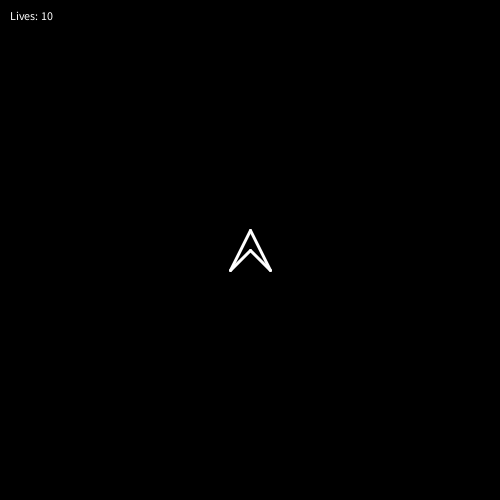
Frame 1 (no input)
Frame 60 (the mouse pressed at the canvas centre just before this capture): identical to frame 1, image omitted
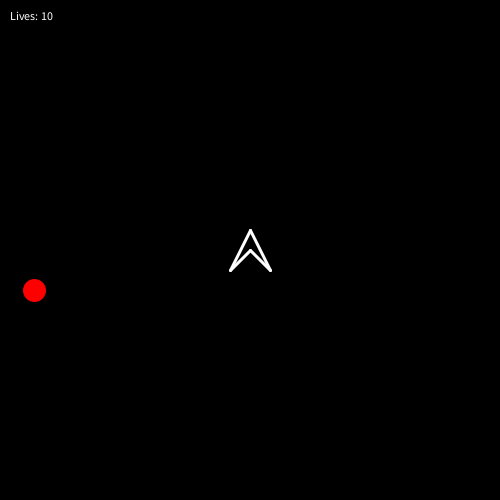
Frame 120 (the mouse held since frame 60 and released just before this capture)

The Processing sketch that drew these frames (run headless with seeded random() and noise(); from frame 60 on, the mouse is pressed at the canvas centre):

// Processing sketch: YASC3
// ── YASC3.pde
void setup()
{
  size(500, 500);
  
  // Instiantiating the ship variable
  ship = new Ship(width /2, height / 2, 20);
  gameObjects.add(ship);
  
}
// Making a variable called ship of type Ship
Ship ship; // Instances of the Ship class

ArrayList<GameObject> gameObjects = new ArrayList<GameObject>();

void draw()
{
  background(0);
  stroke(255);
  strokeWeight(3);
    
  for(int i = 0 ; i < gameObjects.size() ; i ++)
  {
    GameObject go = gameObjects.get(i);
    go.update();
    go.render();
  }
  
  if (frameCount % 60 == 0)
  {
    Enemy e = new Enemy(-50, random(0, height));
    gameObjects.add(e);
  }
   
  println(gameObjects.size());
}

boolean[] keys = new boolean[1000];

boolean checkKey(int k)
{
  if (keys.length >= k) 
  {
    return keys[k] || keys[Character.toUpperCase(k)];  
  }
  return false;
}

void keyPressed()
{ 
  keys[keyCode] = true;
}
 
void keyReleased()
{
  keys[keyCode] = false; 
}
// ── Bullet.pde
class Bullet extends GameObject
{
  boolean isPlayerBullet;
  
  Bullet(float x, float y, float theta, boolean isPlayerBullet)
  {
    super(x, y, theta);
    this.isPlayerBullet = isPlayerBullet;
  }
  
  void update()
  {
    forward.x = sin(theta);
    forward.y = -cos(theta);
    
    pos.add(PVector.mult(forward, 4));
    
    if (pos.x < 0 || pos.x > width || pos.y < 0 || pos.y > height)
    {
      gameObjects.remove(this);
    }
    
    /*
    if (isPlayerBullet)
    {
      for (int i = 0 ; i < enemies.size() ; i ++)
      {
        Enemy e = enemies.get(i);
        if (PVector.dist(pos, e.pos) < 10)
        {
          enemies.remove(e);
          bullets.remove(this);
        }
      }
    }
    else
    {
      if (PVector.dist(pos, ship.pos) < 10)
      {
        ship.lives --;
        bullets.remove(this);
      }
    }
    */
    
    
  }
  
  void render()
  {
    if (isPlayerBullet)
    {
      stroke(255);
    }
    else
    {
      stroke(255, 0, 0);
    }
    
    pushMatrix();
    
    translate(pos.x, pos.y);
    rotate(theta);
    line(0, -10, 0, 10);
    popMatrix();
  }
  
  
}
// ── Enemy.pde
class Enemy extends GameObject
{
  float speed;
  ArrayList<PVector> waypoints = new ArrayList<PVector>();
  int cw = 0;
  
  Enemy(float x, float y)
  {
    super(x, y, 0);
    speed = random(1, 3);
    
    for (int i = 0 ; i < 5 ; i ++)
    {
      waypoints.add(new PVector(random(0, width), random(0, height)));
    }
  }
  
  void render()
  {
    stroke(255, 0, 0);
    fill(255, 0, 0);
    ellipse(pos.x, pos.y, 20, 20);
  }
  
  void update()
  {
    PVector waypoint = waypoints.get(cw); 
    forward = PVector.sub(waypoint, pos);
    forward.normalize();
    pos.add(PVector.mult(forward, speed));
    
    if (PVector.dist(waypoint, pos) < 10)
    {
      cw = (cw + 1) % waypoints.size();
      float theta = atan2(ship.pos.y - pos.y, ship.pos.x - pos.x) + (PI * 0.5f);
      Bullet b = new Bullet(pos.x, pos.y, theta, false);
      gameObjects.add(b);
    }
  } 
}
// ── GameObject.pde
// The base class( aka superclass)

class GameObject
{
    PVector pos;
    PVector forward;
    float theta;

    GameObject(float x, float y, float theta)
    {
      pos = new PVector(x, y);
      forward = new PVector();
      this.theta = theta;
    }
    
    void update() { }
    
    void render() { }

}
// ── Ship.pde
class Ship extends GameObject
{
  // Fields of the Ship class
  // What the ship IS
  float radius = 25;
  int lives = 10;
  
  // Constructor method
  // A special method that gets called
  // Whenever we make a Ship variable  
  Ship(float x, float y, float radius)
  {
    super(x, y, 0); // This constructs the GameObject part of the Ship
    // this is a reference to the current ship
    // this.x means the x that is
    // part of the ship
    this.radius = radius;
  }
  
  void update()
  {
    forward.x = sin(theta);
    forward.y = - cos(theta);
    
    if (checkKey('w'))
    {
      pos.add(forward);
    }
    if (checkKey('s'))
    {
      pos.sub(forward);
    }
    if (checkKey('a'))
    {
      theta -=0.1f;
    }
    if (checkKey('d'))
    {
      theta += 0.1f;
    }
    
    if (checkKey(' '))
    {
      PVector inFront = PVector.add(pos, PVector.mult(forward, radius));
      Bullet b = new Bullet(inFront.x, inFront.y, theta, true);
      gameObjects.add(b);
    }
  }
  
  void render()
  {
    pushMatrix();
    translate(pos.x, pos.y); // Specify them in the opposite order!
    rotate(theta);
    
    line(- radius, radius, 0, - radius);
    line(0, - radius, radius, radius);
    line(radius, radius, 0, 0);
    line(0, 0, - radius, radius);    
    popMatrix();
    fill(255);
    text("Lives: " + lives, 10, 20);
  }
  
}
